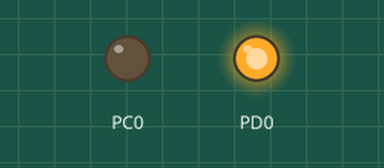
This program was run on a simulated ATmega32, built with avr-gcc and emulated at 4 MHz (the files do not name the chip). Parts: output pins drawn as LEDs (lit = HIGH). The board resets itself during the run and starts again.

Above: at 0.1 s.
Timing chart, 0 to 1.6 s (numbered marks = the images above):
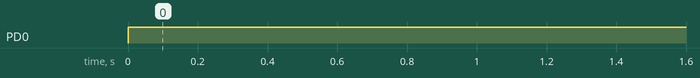

The program:

main.c
```c
#include <avr/io.h>
#define F_CPU 4000000UL
#include <util/delay.h>
#include "AVR_Ports.h"
#include "AVR_GPIO_Declarations.h"
#include "AVR_Watchdog_Timer.h"

int main(void)
{
	Pin_Direction(C, 0, output);
	Pin_Direction(D, 0, output);

	WDT_Enable(); //WDT for 2.1 S
	Pin_Set(D,0);
	_delay_ms(2000); //more than 2100ms will continue restarting the program from here

	WDT_Reset();
	//WDT_Disable(); //canceling it here will get us a stuck loop!

	while(1) //infinite loop! (WDT will reset all program)
	{
		Pin_Reset(D,0);

		Pin_Toggle(C,0);
		_delay_ms(100);
	}
}
```

AVR_GPIO_Declarations.h
```c
#ifndef AVR_GPIO_DECLARATIONS_H_
#define AVR_GPIO_DECLARATIONS_H_

#include "AVR_Input_and_Output.h"

void Port_Direction (char base, char state);
void Pin_Direction (char base, char pin, char state);
void Pin_Set (char base, char pin);
void Pin_Reset (char base, char pin);
char Port_Read (char base);
void Port_Write (char base, char value);
char Pin_Read (char base, char pin);
void Pin_Write (char base, char pin, char value);
void Pin_Toggle (char base, char pin);

#endif /* AVR_GPIO_DECLARATIONS_H_ */
```

AVR_GPIO_Definitions.c
```c
#include "AVR_GPIO_Declarations.h"

void Port_Direction (char base, char state) //use DDRX
{
	if (state == output)
	*(volatile unsigned char *)(base+1) = 0xff; //1
	else
	*(volatile unsigned char *)(base+1) = 0x00; //0
}

void Pin_Direction (char base, char pin, char state) //use DDRX
{
	if (state == output)
	*(volatile unsigned char *)(base+1) |= (1<<pin); //1
	else
	*(volatile unsigned char *)(base+1) &= ~(1<<pin); //0
}

void Pin_Set (char base, char pin) //use PORTX
{
	*(volatile unsigned char *)(base+2) |= (1<<pin); //1
}

void Pin_Reset (char base, char pin) //use PORTX
{
	*(volatile unsigned char *)(base+2) &= ~(1<<pin); //0
}

char Port_Read (char base) //use PINX
{
	return *(volatile unsigned char *)(base);
}

void Port_Write (char base, char value) //use PORTX
{
	*(volatile unsigned char *)(base+2) = value;
}

char Pin_Read (char base, char pin) //use PINX
{
	unsigned char pin_value;
	pin_value = *(volatile unsigned char *)(base) & (1<<pin);

	if (pin_value) return 1;
	else return 0;
}

void Pin_Write (char base, char pin, char value) //use PORTX
{
	if(value == 1)
	{
		*(volatile unsigned char *)(base+2) |= (1<<pin); //1
	}
	else
	{
		*(volatile unsigned char *)(base+2) &= ~(1<<pin); //0
	}
}

void Pin_Toggle (char base, char pin) //Toggle (change 0 to 1, and 1 to 0, so it's a flip function)
{
	*(volatile unsigned char *)(base+2) ^= (1<<pin); //flip
}
```

AVR_Input_and_Output.h
```c
#ifndef AVR_INPUT_AND_OUTPUT_H_
#define AVR_INPUT_AND_OUTPUT_H_

#define input 0
#define output 1

#endif /* AVR_INPUT_AND_OUTPUT_H_ */
```

AVR_Ports.h
```c
#ifndef AVR_PORTS_H_
#define AVR_PORTS_H_

#define A 0x39
#define B 0x36
#define C 0x33
#define D 0x30

#endif /* AVR_PORTS_H_ */
```

AVR_Watchdog_Timer.c
```c
#include <avr/io.h>
#define F_CPU 4000000UL
#include "AVR_Watchdog_Timer.h"

void WDT_Enable()
{
	WDTCR = 0x0F; //0b00001111, Enable WDT, reset the system after 2.1 Seconds
}

void WDT_Disable()
{
	//Disable WDT
	WDTCR = 0x18; //0b00011000, at first, we write 1 to both WDTOE and WDE
	WDTCR = 0x00; //then, we have to write 0 to WDE
}

void WDT_Reset()
{
	//Reset WDT (start counting from the beginning)
	WDT_Disable();
	WDT_Enable();
}
```

AVR_Watchdog_Timer.h
```c
#ifndef AVR_WATCHDOG_TIMER_H_
#define AVR_WATCHDOG_TIMER_H_

void WDT_Enable();
void WDT_Disable();
void WDT_Reset();

#endif /* AVR_WATCHDOG_TIMER_H_ */
```

Measured:
- by itself, PD0: LOW → HIGH at 0.00 s
